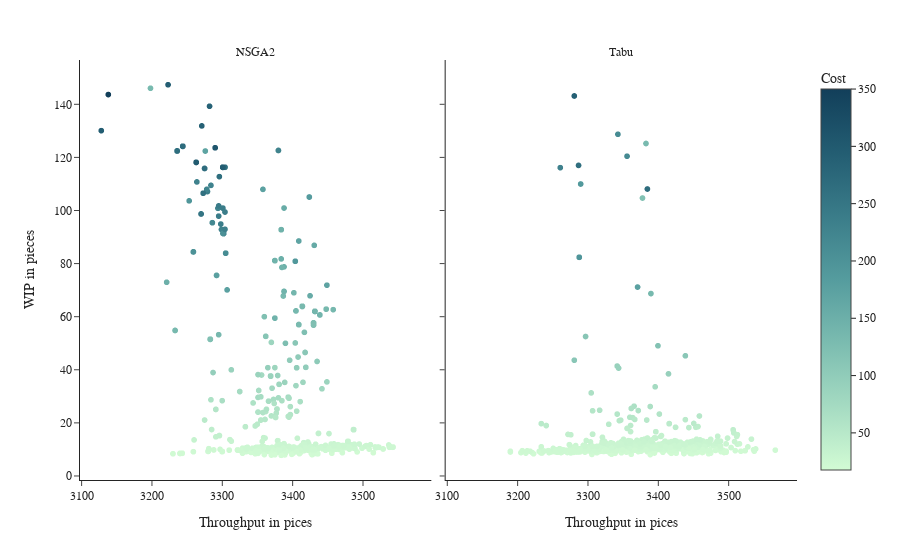

Write notebook code for a chart like this one.
### Code cell
df_perf_filtered = get_performance_filtered_df(df)
plot_performance_2d(df_perf_filtered)

### Figure 1 — Plotly figure (JSON) as saved in the notebook; plotly's stock layout.template omitted (floating-point values rounded to 4 significant figures; data arrays with more than 128 entries replaced by an {"elided": "..."} marker saying what was removed)
{"data": [{"hovertemplate": "optimizer=NSGA2<br>Throughput in pices=%{x}<br>WIP in pieces=%{y}<br>cost=%{marker.color}<extra></extra>", "legendgroup": "", "marker": {"color": {"elided": "7088 float values"}, "coloraxis": "coloraxis", "symbol": "circle"}, "mode": "markers", "name": "", "showlegend": false, "type": "scattergl", "x": {"elided": "7088 float values"}, "xaxis": "x", "y": {"elided": "7088 float values"}, "yaxis": "y"}, {"hovertemplate": "optimizer=Tabu<br>Throughput in pices=%{x}<br>WIP in pieces=%{y}<br>cost=%{marker.color}<extra></extra>", "legendgroup": "", "marker": {"color": {"elided": "1314 float values"}, "coloraxis": "coloraxis", "symbol": "circle"}, "mode": "markers", "name": "", "showlegend": false, "type": "scattergl", "x": {"elided": "1314 int values"}, "xaxis": "x2", "y": {"elided": "1314 float values"}, "yaxis": "y2"}], "layout": {"annotations": [{"font": {}, "showarrow": false, "text": "NSGA2", "x": 0.245, "xanchor": "center", "xref": "paper", "y": 1, "yanchor": "bottom", "yref": "paper"}, {"font": {}, "showarrow": false, "text": "Tabu", "x": 0.755, "xanchor": "center", "xref": "paper", "y": 1, "yanchor": "bottom", "yref": "paper"}], "coloraxis": {"colorbar": {"title": {"text": "Cost"}}, "colorscale": [[0, "rgb(210, 251, 212)"], [0.1667, "rgb(165, 219, 194)"], [0.3333, "rgb(123, 188, 176)"], [0.5, "rgb(85, 156, 158)"], [0.6667, "rgb(58, 124, 137)"], [0.8333, "rgb(35, 93, 114)"], [1, "rgb(18, 63, 90)"]]}, "font": {"family": "Arial, monospace"}, "legend": {"tracegroupgap": 0}, "margin": {"t": 60}, "xaxis": {"anchor": "y", "domain": [0, 0.49], "title": {"text": "Throughput in pices"}}, "xaxis2": {"anchor": "y2", "domain": [0.51, 1], "matches": "x", "title": {"text": "Throughput in pices"}}, "yaxis": {"anchor": "x", "domain": [0, 1], "title": {"text": "WIP in pieces"}}, "yaxis2": {"anchor": "x2", "domain": [0, 1], "matches": "y", "showticklabels": false}}}
